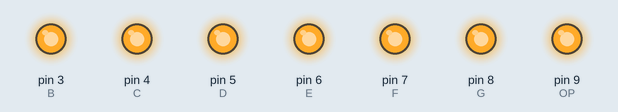
Simulated run of this sketch. Board: Arduino Uno, built with avr-gcc and run on an emulated ATmega328P. Shown: output pins drawn as LEDs (lit = HIGH).

Above: at 0.1 s.
Timing chart, 0 to 1.6 s (numbered marks = the images above):
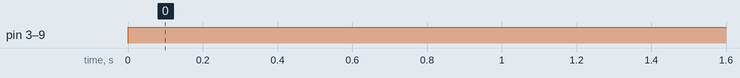

Measured:
- by itself, pin 3 (B), pin 4 (C), pin 5 (D), pin 6 (E), pin 7 (F), pin 8 (G), pin 9 (OP): LOW → HIGH at 0.00 s

The sketch:

singleDigitalDisplay.ino
```cpp
#define A 2
#define B 3
#define C 4
#define D 5
#define E 6
#define F 7
#define G 8
#define OP 9
#define X 10

byte a1[] = {X, B, C, D, E, X, X, OP};

void setup() {
	pinMode(A, INPUT);
	pinMode(B, OUTPUT);
	pinMode(C, OUTPUT);
	pinMode(D, OUTPUT);
	pinMode(E, OUTPUT);
	pinMode(F, OUTPUT);
	pinMode(G, OUTPUT);
	pinMode(OP, OUTPUT);
}

void loop() {
	int i;
	digitalWrite(A, HIGH);
	digitalWrite(B, HIGH);
	digitalWrite(C, HIGH);
	digitalWrite(D, HIGH);
	digitalWrite(E, HIGH);
	digitalWrite(F, HIGH);
	digitalWrite(G, HIGH);
	digitalWrite(OP, HIGH);


//	for (i=0;i<8;i++) {
//		digitalWrite(a1[i], HIGH);
//	}
}


// #define DATA 6
// #define LATCH 8
// #define CLOCK 10

// int digits[] = { 3, 159, 37, 13, 153, 73, 65, 31, 1, 9};

// void setup() {
// 	Serial.begin(9600);
// 	pinMode(LATCH, OUTPUT);
// 	pinMode(CLOCK, OUTPUT);
// 	pinMode(DATA, OUTPUT);
// }

// void loop() {

// 	int i;
// 	for (i=0;i<10;i++) {
// 		digitalWrite(LATCH,LOW);
// 		shiftOut(DATA,CLOCK,LSBFIRST,digits[i]);
// 		digitalWrite(LATCH,HIGH);
// 		Serial.println(digits[i]);
// 		delay(500);
// 	}
// 	for (i=10;i>0;i--) {
// 		digitalWrite(LATCH,LOW);
// 		shiftOut(DATA,CLOCK,LSBFIRST,digits[i]-1);
// 		digitalWrite(LATCH,HIGH);
// 		delay(500);
// 	}
// }
```
